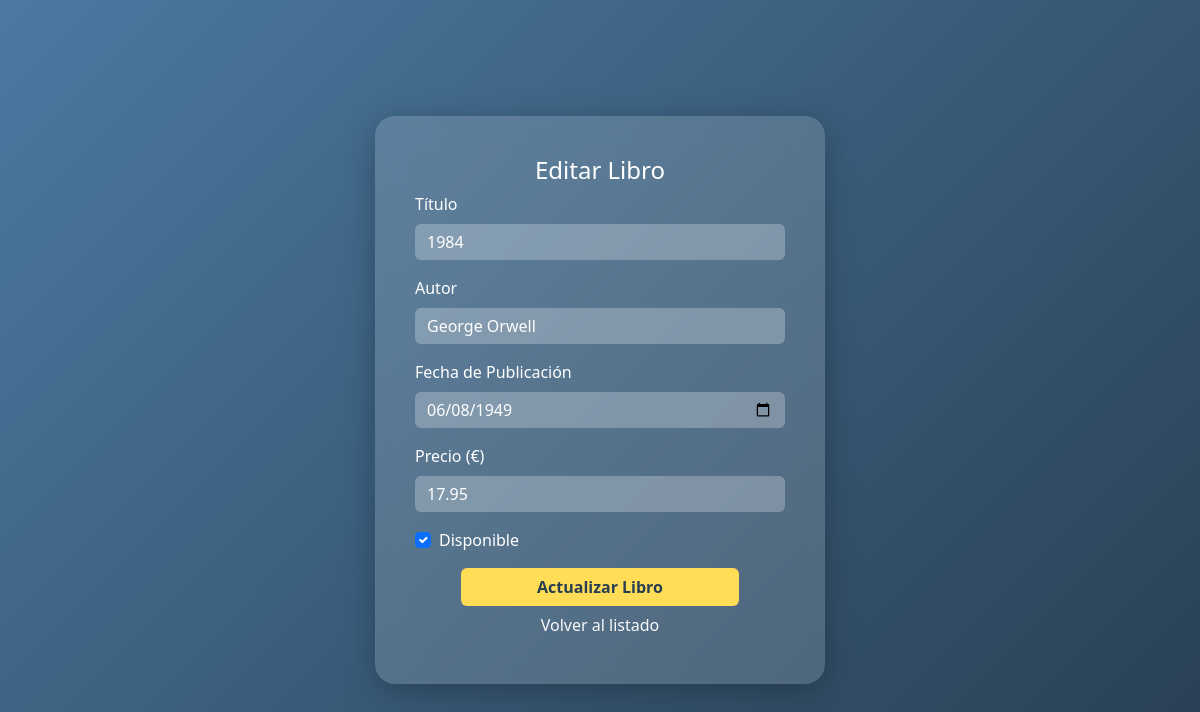
The page /index.php?action=edit&id=3 (signed in) on the database its author committed.
### tables this page shows
CREATE TABLE `libros` (
  `id` int(11) NOT NULL,
  `titulo` varchar(150) NOT NULL,
  `autor` varchar(100) NOT NULL,
  `fecha_publicacion` date NOT NULL,
  `precio` decimal(6,2) NOT NULL,
  `disponible` tinyint(1) DEFAULT 1
);

### config/Database.php (called while the page is built, shortened)
<?php
class Database
{
    private $host = "localhost";
    private $db_name = "login-php";
    private $username = "login-php";
    private $password = "1234";
    public function getConnection()
    {
        $this->conn = null;
        try {
            $dsn = "mysql:host={$this->host};dbname={$this->db_name};charset=utf8mb4";
            $this->conn = new PDO($dsn, $this->username, $this->password, [
                PDO::ATTR_ERRMODE => PDO::ERRMODE_EXCEPTION,
                PDO::ATTR_EMULATE_PREPARES => false,
                PDO::ATTR_DEFAULT_FETCH_MODE => PDO::FETCH_ASSOC,
            ]);
        } catch (PDOException $exception) {
            echo "Error de conexión a la base de datos: " . $exception->getMessage();
        }
        return $this->conn;
    }
}

### models/Libro.php (called while the page is built, shortened)
<?php
class Libro
{
    private $conn;
    private $table_name = "libros";
    public $id;
    public function __construct($db)
    {
        $this->conn = $db;
    }
    public function readOne()
    {
        $query = "SELECT * FROM " . $this->table_name . " WHERE id = ? LIMIT 1";
        $stmt = $this->conn->prepare($query);
        $stmt->bindParam(1, $this->id, PDO::PARAM_INT);
        $stmt->execute();
        $row = $stmt->fetch(PDO::FETCH_ASSOC);
        if ($row) {
            $this->titulo = $row['titulo'];
            $this->autor = $row['autor'];
            $this->fecha_publicacion = $row['fecha_publicacion'];
            $this->precio = $row['precio'];
            $this->disponible = $row['disponible'];
            return true;
        }
        return false;
    }
}

### views/editar.php (the view, shortened to what this page needs)
<div class="login-card" style="width: 450px;">
    <div class="card-header text-center text-white">
        <h4>Editar Libro</h4>
    </div>
    <div class="card-body">
        <form id="formLibro" method="POST" action="index.php?action=edit&id=<?php echo $libro_data->id; ?>">
            <div class="mb-3">
                <label class="form-label">Título</label>
                <input type="text" id="titulo" name="titulo" class="form-control" value="<?php echo htmlspecialchars($libro_data->titulo); ?>" required>
            </div>
            <div class="mb-3">
                <label class="form-label">Autor</label>
                <input type="text" id="autor" name="autor" class="form-control" value="<?php echo htmlspecialchars($libro_data->autor); ?>" required>
            </div>
            <div class="mb-3">
                <label class="form-label">Fecha de Publicación</label>
                <input type="date" id="fecha_publicacion" name="fecha_publicacion" class="form-control"
                    value="<?php echo htmlspecialchars($libro_data->fecha_publicacion); ?>" required>
            </div>
            <div class="mb-3">
                <label class="form-label">Precio (€)</label>
                <input type="number" step="0.01" id="precio" name="precio" class="form-control"
                    value="<?php echo htmlspecialchars($libro_data->precio); ?>" required>
            </div>
            <div class="form-check mb-3">
                <input class="form-check-input" type="checkbox" name="disponible" id="disponible"
                    <?php echo $libro_data->disponible ? 'checked' : ''; ?>>
                <label class="form-check-label" for="disponible">
                    Disponible
                </label>
            </div>
            <div class="d-flex justify-content-center">
                <button class="btn w-75" style="background:#ffdd57; color:#283e51; font-weight:bold;">
                    Actualizar Libro
                </button>
            </div>
        </form>
    </div>
    <div class="card-footer text-center">
        <a href="index.php?action=listar" class="btn link-light">Volver al listado</a>
    </div>
</div>
<?php
require __DIR__ . "/layout.php";
?>

### public/styles.css (style rules this page uses)
html, body { height: 100%; margin: 0; padding: 0; }
body { background: linear-gradient(135deg, #4b79a1, #283e51); background-size: cover; height: 100vh; overflow: hidden; }
.login-card { backdrop-filter: blur(12px); background: rgba(255, 255, 255, 0.15); border-radius: 20px; padding: 40px; width: 380px; box-shadow: 0 8px 32px rgba(0, 0, 0, 0.25); animation: fadeIn 0.8s ease-out; }
label { color: #fff; font-weight: 500; }
.form-control { background: rgba(255, 255, 255, 0.25); border: none; color: #fff; }
.form-control::placeholder { color: #e0e0e0; }

### rows shown on the page
libros: titulo "1984", autor "George Orwell", fecha_publicacion "06/08/1949", precio "17.95", disponible "☑"
